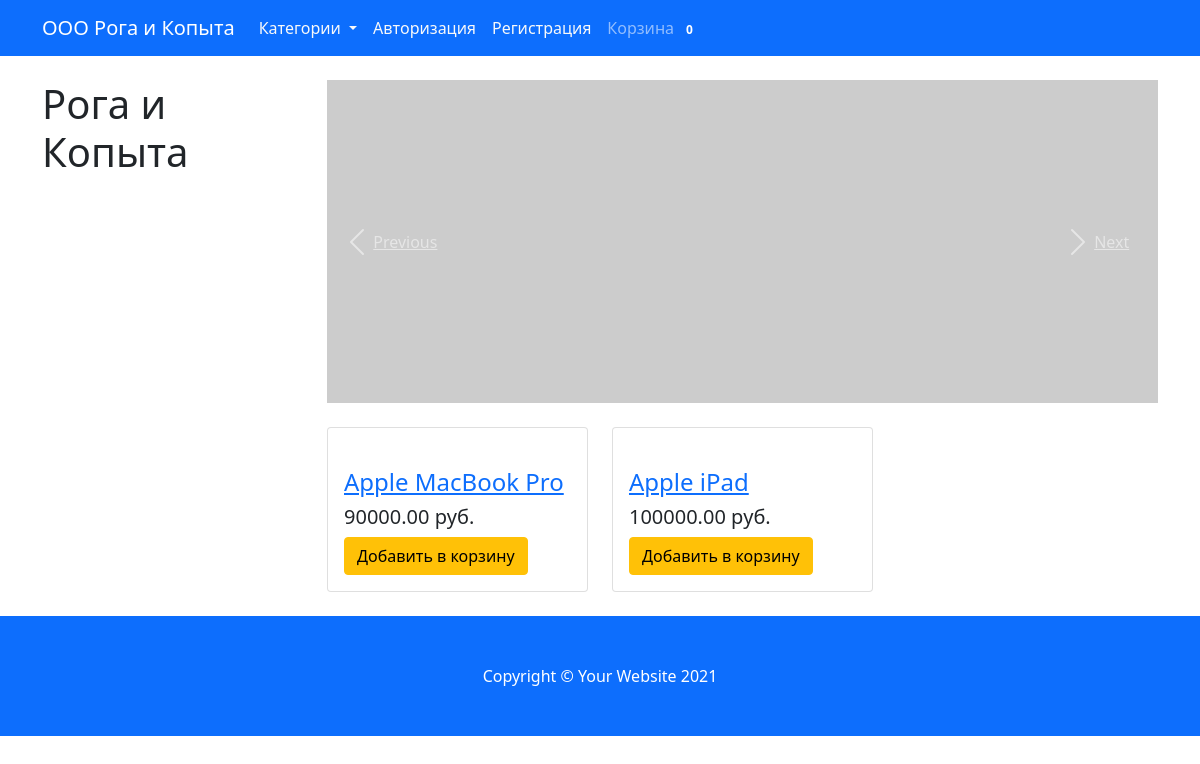
The page / on the database its author committed.
### main_app/models.py (models this page shows, shortened)
class Cart(models.Model):
    owner = models.ForeignKey('Customer', null=True, verbose_name='Владелец', on_delete=models.CASCADE)
    products = models.ManyToManyField(CartProduct, blank=True, related_name='related_cart')
    total_products = models.PositiveIntegerField(default=0)
    total_price = models.DecimalField(max_digits=9, default=0, decimal_places=2, verbose_name='Всего к оплате')
    in_order = models.BooleanField(default=False)
    for_anonymous_user = models.BooleanField(default=False)

class Product(models.Model):
    category = models.ForeignKey(Category, verbose_name='Категория', on_delete=models.CASCADE)
    title = models.CharField(max_length=250, verbose_name='Наименование продукта')
    slug = models.SlugField(unique=True)
    image = models.ImageField(verbose_name='Изображение продукта')
    description = models.TextField(verbose_name='Описание продукта', null=True)
    price = models.DecimalField(max_digits=9, decimal_places=2, verbose_name='Цена')
    def get_absolute_url(self):
        return reverse('product_detail', kwargs={'slug': self.slug})

### main_app/views.py (the view)
# urls.py: path('', BaseView.as_view(), name='base'),
class BaseView(CartMixin, View):
    def get(self, request, *args, **kwargs):
        categories = Category.objects.all()
        products = Product.objects.all()
        context = {
            'categories': categories,
            'products': products,
            'cart': self.cart
        }
        return render(request, 'base.html', context)

### main_app/mixins.py (called while the page is built)
    def dispatch(self, request, *args, **kwargs):
        if request.user.is_authenticated:
            customer = Customer.objects.filter(user=request.user).first()
            if not customer:
                customer = Customer.objects.create(
                    user=request.user
                )
            cart = Cart.objects.filter(owner=customer, in_order=False).first()
            if not cart:
                cart = Cart.objects.create(owner=customer)
        else:
            cart = Cart.objects.filter(for_anonymous_user=True).first()
            if not cart:
                cart = Cart.objects.create(for_anonymous_user=True)
        self.cart = cart
        return super().dispatch(request, *args, **kwargs)

### main_app/models.py (called while the page is built)
    def get_absolute_url(self):
        return reverse('category_detail', kwargs={'slug': self.slug})

### main_app/templates/base.html (shortened to what this page needs)
<!DOCTYPE html>
<html lang="en">
    <head>
        <link href="https://cdn.jsdelivr.net/npm/bootstrap@5.0.0/dist/css/bootstrap.min.css"
              rel="stylesheet"
>
    </head>
    <body>
        <nav class="navbar navbar-expand-lg navbar-dark bg-primary">
            <div class="container">
                <a class="navbar-brand" href="#!">ООО Рога и Копыта</a>
                <div class="collapse navbar-collapse" id="navbarResponsive">
                        <ul class="navbar-nav">
                            <li class="nav-item dropdown">
                                <a class="nav-link text-light dropdown-toggle" href="#" id="navbarDropdownMenuLink"
                                   role="button" data-toggle="dropdown" aria-haspopup="true" aria-expanded="false">
                                    Категории
                                </a>
                            </li>
                        {% if not request.user.is_authenticated %}
                            <li>
                                <a class="nav-link text-light" href="{% url 'login' %}">Авторизация</a>
                            </li>
                            <li>
                                <a class="nav-link text-light" href="{% url 'registration' %}">Регистрация</a>
                            </li>
                        {% endif %}
                        </ul>
                    <ul class="navbar-nav ml-auto">
                        <li class="nav-item">
                            <a class="nav-link" href="{% url 'cart' %}">Корзина
                                <span class="badge badge-pill badge-danger">{{ cart.products.count }}</span>
                            </a>
                        </li>
                    </ul>
                </div>
            </div>
        </nav>
        <div class="container">
            <div class="row">
                <div class="col-lg-3">
                    <h1 class="my-4">Рога и Копыта</h1>
                </div>
                <div class="col-lg-9">
                    {% block content %}
                    <div class="carousel slide my-4" id="carouselExampleIndicators" data-ride="carousel">
                        <div class="carousel-inner" role="listbox">
                            <div class="carousel-item active">
                                <img class="d-block img-fluid" src="https://via.placeholder.com/900x350"
                                     alt="First slide" />
                            </div>
                        </div>
                        <a class="carousel-control-prev" href="#carouselExampleIndicators"
                           role="button" data-slide="prev">
                            <span class="carousel-control-prev-icon" aria-hidden="true"></span>
                            <span class="sr-only">Previous</span>
                        </a>
                        <a class="carousel-control-next" href="#carouselExampleIndicators"
                           role="button" data-slide="next">
                            <span class="carousel-control-next-icon" aria-hidden="true"></span>
                            <span class="sr-only">Next</span>
                        </a>
                    </div>
                    <div class="row">
                        {% for product in products %}
                        <div class="col-lg-4 col-md-6 mb-4">
                            <div class="card h-100">
                                <a href="{{ product.get_absolute_url }}">
                                </a>
                                <div class="card-body">
                                    <h4 class="card-title">
                                        <a href="{{ product.get_absolute_url }}">{{ product.title }}
                                        </a>
                                    </h4>
                                    <h5>{{ product.price }} руб.</h5>
                                    <a href="{% url 'add_to_cart' slug=product.slug %}">
                                        <button class="btn btn-warning">Добавить в корзину</button>
                                    </a>
                                </div>
                            </div>
                        </div>
                        {% endfor %}
                    </div>
                {% endblock content %}
                </div>
            </div>
        </div>
        <footer class="py-5 bg-primary">
            <div class="container"><p class="m-0 text-center text-white">Copyright &copy; Your Website 2021</p></div>
        </footer>
    </body>
</html>

### rows shown on the page
Cart: products.count "0"
Product: title "Apple MacBook Pro", price "90000.00"
Product: title "Apple iPad", price "100000.00"
